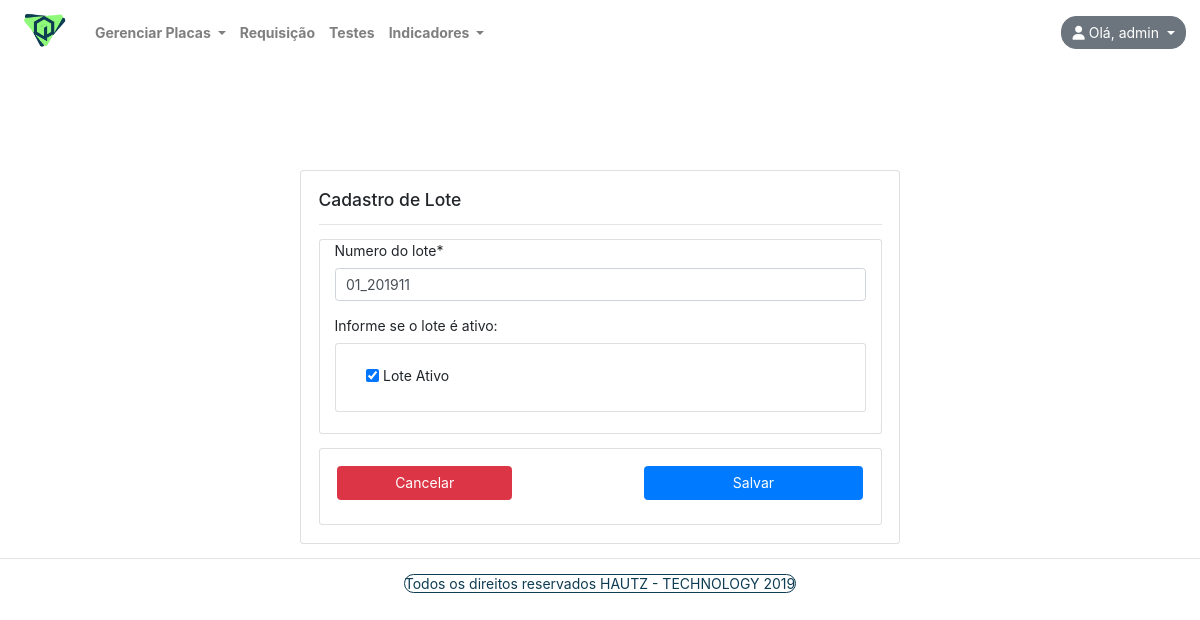
The app's page /placas/atualiza-lote/1 (signed in) with its own data.
### contas/models/usuario.py (models this page shows, shortened)
class Usuario(AbstractBaseUser):
    username = models.CharField(
        "Nome de Usuário",
        max_length=120,
        unique=True
    )
    data_expiracao = models.DateField(
        "Data Expiração",
        null=True
    )
    tipo = models.CharField(
        "Tipo de Usuário",
        max_length=1,
        choices = TIPOS
    )
    objects = UsuarioManager()
    USERNAME_FIELD =  'username'
    REQUIRED_FIELDS = []
    def __str__(self):
        return self.username
    class Meta:
        db_table = 'USUARIO'

### placas/models/cadastro_lote.py (models this page shows, shortened)
class Cadastro_lote(models.Model):
    Lote_numero = models.CharField(
        'Numero do lote',
        max_length=50,
        null=False
    )
    Ativo = models.BooleanField(
        'Lote Ativo',
        default=True
    )
    class Meta:
        db_table = 'CADASTRO_LOTE'
        constraints = [
            models.UniqueConstraint(fields=['Lote_numero'], name="Constraint_lote")
        ]

### placas/views.py (the view)
# urls.py: path('atualiza-lote/<int:id>', views.atualiza_lote, name="atualiza-lote")
@login_required
def atualiza_lote(request, id):
    lote = get_object_or_404(Cadastro_lote, pk=id)
    form = LoteForm(request.POST or None, request.FILES or None, instance=lote)
    context = {
        "form": form
    }
    if form.is_valid():
        form.save()
        return redirect('placas:lista-lote')
    return render(request, "placas/cadastrar-lote.html", context)

### placas/forms.py
class LoteForm(forms.ModelForm):
    class Meta:
        model = Cadastro_lote
        fields = '__all__'

### indicadores/context_processors.py (called while the page is built)
def menu_indicadores(requets):
    return {
        "Menu_indicadores": Menu_indicadores.objects.all()
    }

### placas/context_processors.py (called while the page is built)
def menu_placas(requets):
    return {
        "Menu_placas": Menu_placas.objects.all()
    }

### testes/context_processors.py (called while the page is built)
def menu_testes(requets):
    return {
        "lista_testes": Menu_testes.objects.all()
    }

### placas/templates/placas/cadastrar-lote.html (shortened to what this page needs)
{% extends "base.html" %}
{% load static %}
{% load crispy_forms_tags %}
{% block conteudo %}
<div class="card w-50" style="width: 21.5em;margin:0 auto;">
    <div class="card-body">
        <h5 class="card-title mb-2">Cadastro de Lote</h5>
        <hr />
        <form method="POST" class="post-form ">
            <div class="card col-md-12 mb-3">
                <div class="form-row">
                    <div class="form-group col-md-12 mb-0">
                         {{ form.Lote_numero | as_crispy_field}}
                    </div>
                </div>
                <label>Informe se o lote é ativo:</label>
                <div class="card col-md-12 mb-4">
                    <div class="form-row col-md-12 mb-1">
                        <div class="form-group col-md-3 mb-2"><br>
                            {{ form.Ativo  | as_crispy_field}}
                        </div>
                    </div>
                </div>
            </div>
            <div class="card text-center">
                <div class="card-body">
                    <div class="card-text">
                        <button type="button" value="Voltar" class="save btn btn-danger col-md-4 mb-2 pull-left" onClick="javascript: history.go(-1);">Cancelar</button>
                        <button type="submit" class="save btn btn-primary col-md-5 mb-2 pull-right">Salvar</button>
                    </div>
                </div>
            </div>
        </form>
     </div>
</div>
{% endblock conteudo %}

### core/templates/base.html (shortened to what this page needs)
{% load static %}
<!DOCTYPE html>
<html lang="pt-br">
<head>
    <link rel="stylesheet" href="https://stackpath.bootstrapcdn.com/bootstrap/4.3.1/css/bootstrap.min.css"
>
    <link rel="stylesheet"href="//maxcdn.bootstrapcdn.com/font-awesome/4.3.0/css/font-awesome.min.css">
    <link rel="stylesheet" type="text/css" href="{% static 'css/personal.css' %}" />
</head>
<header>
    <body class="css-body">
        <nav class="navbar navbar-expand-sm navbar-light font-weight-bold bg-transparent">
            <a class="navbar-brand" href="{% url 'core:home' %}">
                <img src="{% static 'logo_genesisq.png' %}" width="60" />
            </a>
            {% if user.is_authenticated %}
            <div class="collapse navbar-collapse" id="navbarSupportedContent">
                <ul class="navbar-nav mr-auto">
                    <li class="nav-item dropdown ">
                        <a class="nav-link dropdown-toggle" href="#" id="navbarDropdown" role="button"
                            data-toggle="dropdown" aria-haspopup="true" aria-expanded="false">
                            Gerenciar Placas
                        </a>
                    </li>
                    <li class="nav-item">
                        <a class="nav-link" href="{% url 'requisicao:requisicao' %}">Requisição</a>
                    </li>
                    <li class="nav-item">
                        <a class="nav-link" href="{% url 'testes:lista-itens-teste' %}">Testes</a>
                    </li>
                    <li class="nav-item dropdown">
                        <a class="nav-link dropdown-toggle" href="#" id="navbarDropdown" role="button"
                            data-toggle="dropdown" aria-haspopup="true" aria-expanded="false">
                            Indicadores
                        </a>
                    </li>
                </ul>
                <div class="dropdown">
                    <button class="btn btn-secondary dropdown-toggle" type="button" id="dropdownMenuButton"
                        data-toggle="dropdown" aria-haspopup="true" aria-expanded="false" style="border-radius: 15px;">
                        <i class="fas fa-user " alt="foto do usuário"></i>
                        Olá, {{ user }}
                        </a></button>
                </div>
                {% else %}
                <a class="navbar-brand" href="{% url 'core:home' %}">GenesisQ</a>
                <ul class="navbar-nav ml-auto">
                    <a role="button" href="{% url 'core:entrar' %}" class="btn btn btn-success">Entrar</a>
                </ul>
                {% endif %}
        </nav>
</header>
<main>
    <div class="container-fluid">
        <div class="row">
            {% block conteudo %}
            {% endblock conteudo %}
        </div>
    </div>
</main>
</body>
<footer class="text-center">
    <hr />
    <a class="bg-text-blue"> Todos os direitos reservados HAUTZ - TECHNOLOGY 2019 </a>
</footer>
</html>

### core/static/css/personal.css (style rules this page uses)
a { color: inherit; }
footer { color: rgb(14, 60, 83); }
.bg-text-blue { background: white; border-radius: 10px; border: solid 1px rgb(14, 60, 83);v }
body { background-size: cover; background-repeat: no-repeat; background-position: top; position: relative; background-attachment: fixed; overflow: auto; }
html { font-size: 14px; }

### records on screen
Usuario: username "admin"
Cadastro_lote: Lote_numero "01_201911", Ativo "☑"
